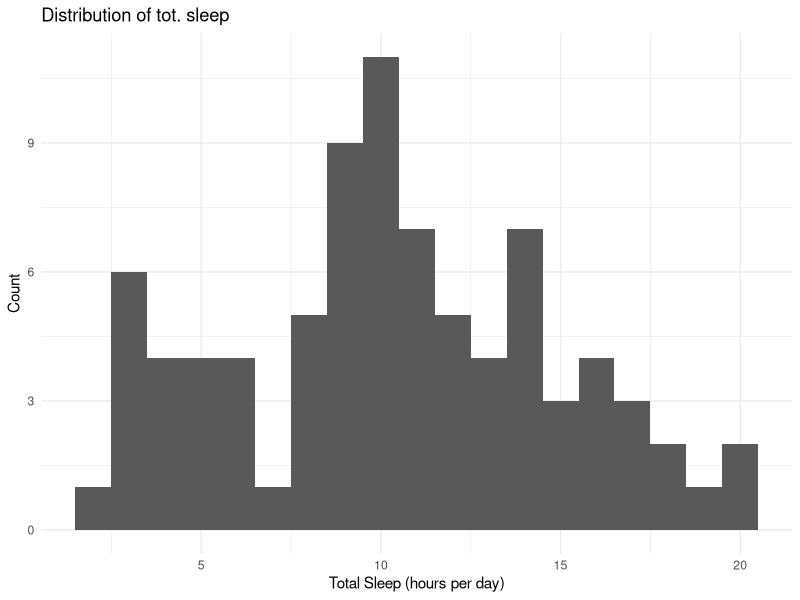
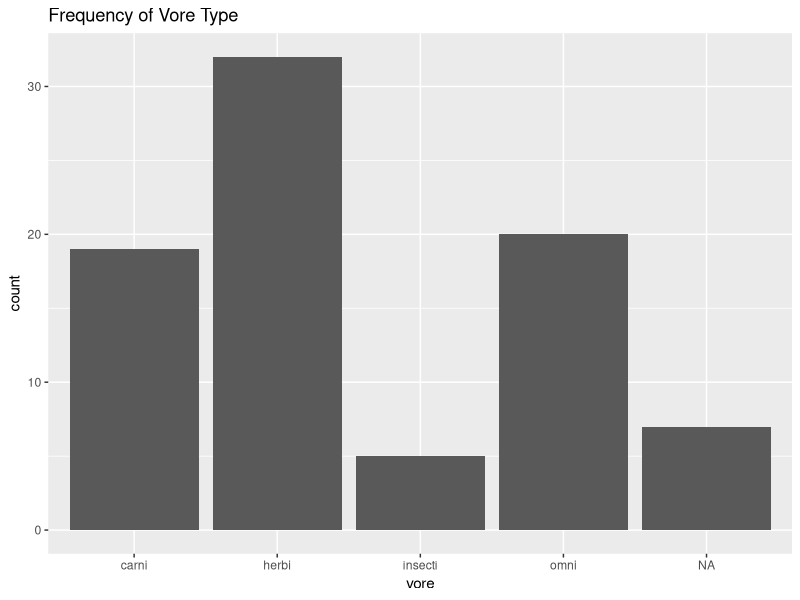
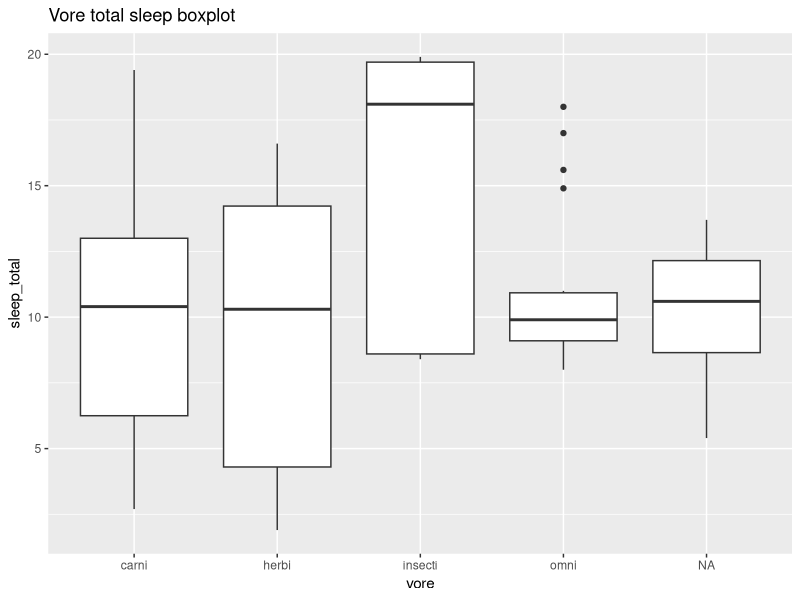
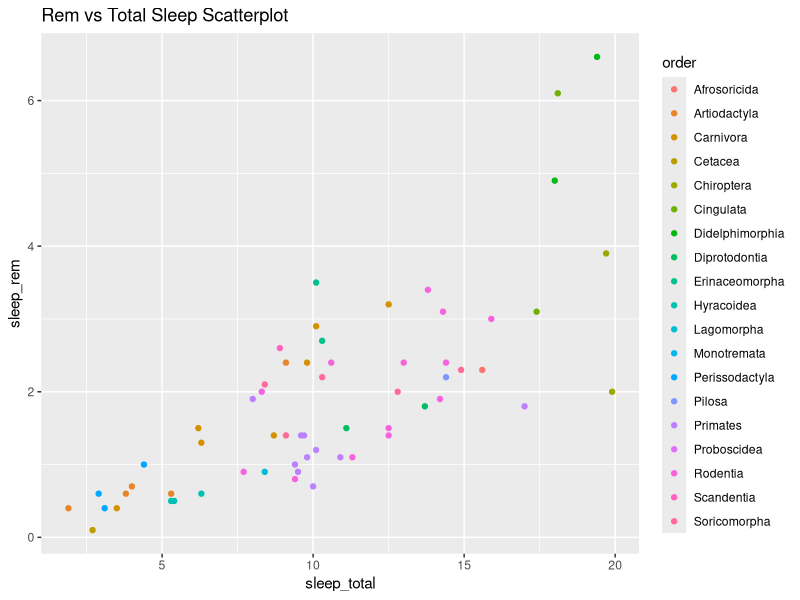
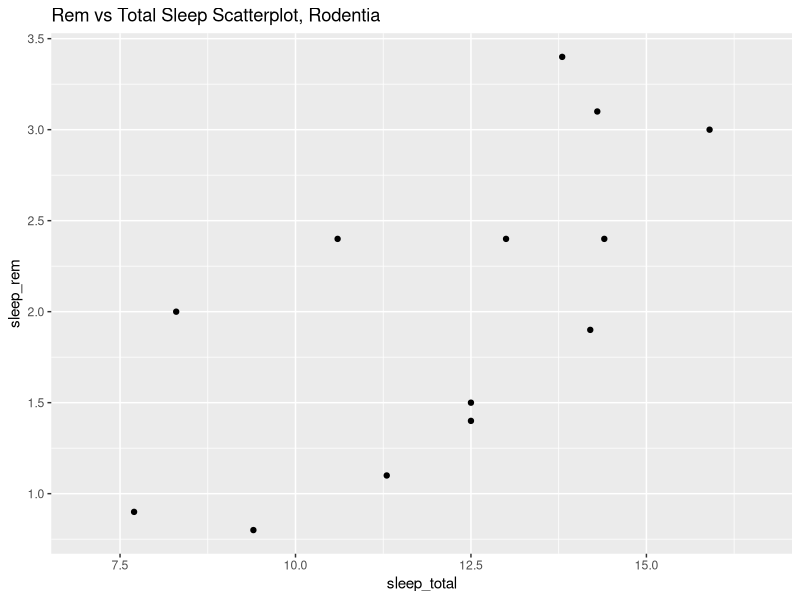

Generate these figures, in order, with R:
library(tidyverse)
library(ggplot2)
data(msleep)
?msleep

summary(msleep)

msleep_sorted <- msleep %>% arrange(sleep_total)
msleep_sorted

# 1. Convert into factors
msleep <- msleep %>%
  mutate(across(c(genus, vore, order, conservation), as.factor))

# 2. Shortest sleep time
shortest_sleep <- min(msleep$sleep_total)
shortest_sleep_mammal <-
  msleep %>% filter(sleep_total == shortest_sleep) %>% pull(name)

# 3. Most missing
missing_values <- max(colSums(is.na(msleep)))
most_missing <- names(msleep[which.max(colSums(is.na(msleep)))])
most_missing

# 4. Correlations
numeric <- msleep %>% select(where(is.numeric))
correlations <- cor(numeric, use = "pairwise.complete.obs", method = "pearson")
correlations

# 5. Highest correlation
correlations_copy <- correlations
correlations_copy[correlations_copy == 1] <- 0
correlations_copy[correlations_copy == min(correlations_copy)] <- 0
correlations_copy
highest_corr <- max(correlations_copy)

# 6. Sleep time distribution
sleep_histogram <- ggplot(data = msleep, aes(x = sleep_total)) +
  geom_histogram(binwidth = 1) +
  labs(title = "Distribution of tot. sleep",
       x = "Total Sleep (hours per day)",
       y = "Count") +
  theme_minimal()
print(sleep_histogram)


# 7. Bar chart for food categories
food_barchart <- ggplot(data = msleep, aes(x = vore)) +
  geom_bar(stat = "count") +
  labs(title = "Frequency of Vore Type",
       x = "vore",
       y = "count")
food_barchart

# 8. Grouped box plot for sleep time
sleep_boxplot <-  ggplot(data = msleep, aes(x = vore, y = sleep_total)) +
  geom_boxplot(stat = "boxplot") +
  labs(title = "Vore total sleep boxplot")
sleep_boxplot

# 9. Longest average sleep time
avgsleep_vore <- msleep %>% group_by(vore) %>% summarize(avg_sleep = mean(sleep_total))
highest_average <- max(avgsleep_vore$avg_sleep)

# 10. REM sleep vs. total sleep, colored by order
sleep_scatterplot <- ggplot(data = msleep, aes(x = sleep_total, y = sleep_rem, color = order)) +
  geom_point() +
  labs(title = "Rem vs Total Sleep Scatterplot")
sleep_scatterplot

# 11. REM sleep vs. total sleep for the order most common in the data
common_order <- msleep %>% group_by(order) %>% summarize(count = n())
common_order
common_order_df <- msleep %>% filter(order == "Rodentia")
common_order_df

sleep_scatterplot2 <- sleep_scatterplot <- ggplot(data = common_order_df, aes(x = sleep_total, y = sleep_rem)) +
  geom_point() +
  labs(title = "Rem vs Total Sleep Scatterplot, Rodentia")
sleep_scatterplot
